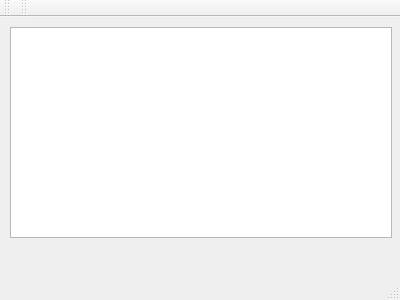
<?xml version="1.0" encoding="UTF-8"?>
<ui version="4.0">
 <class>ChatServer</class>
 <widget class="QMainWindow" name="ChatServer">
  <property name="geometry">
   <rect>
    <x>0</x>
    <y>0</y>
    <width>400</width>
    <height>300</height>
   </rect>
  </property>
  <property name="windowTitle">
   <string>ChatServer</string>
  </property>
  <widget class="QWidget" name="centralWidget">
   <widget class="QTextEdit" name="serverWindow">
    <property name="geometry">
     <rect>
      <x>10</x>
      <y>10</y>
      <width>382</width>
      <height>211</height>
     </rect>
    </property>
    <property name="readOnly">
     <bool>true</bool>
    </property>
   </widget>
  </widget>
  <widget class="QMenuBar" name="menuBar">
   <property name="geometry">
    <rect>
     <x>0</x>
     <y>0</y>
     <width>400</width>
     <height>25</height>
    </rect>
   </property>
  </widget>
  <widget class="QToolBar" name="mainToolBar">
   <attribute name="toolBarArea">
    <enum>TopToolBarArea</enum>
   </attribute>
   <attribute name="toolBarBreak">
    <bool>false</bool>
   </attribute>
  </widget>
  <widget class="QStatusBar" name="statusBar"/>
  <widget class="QToolBar" name="toolBar">
   <property name="windowTitle">
    <string>toolBar</string>
   </property>
   <attribute name="toolBarArea">
    <enum>TopToolBarArea</enum>
   </attribute>
   <attribute name="toolBarBreak">
    <bool>false</bool>
   </attribute>
  </widget>
 </widget>
 <layoutdefault spacing="6" margin="11"/>
 <resources/>
 <connections/>
</ui>
